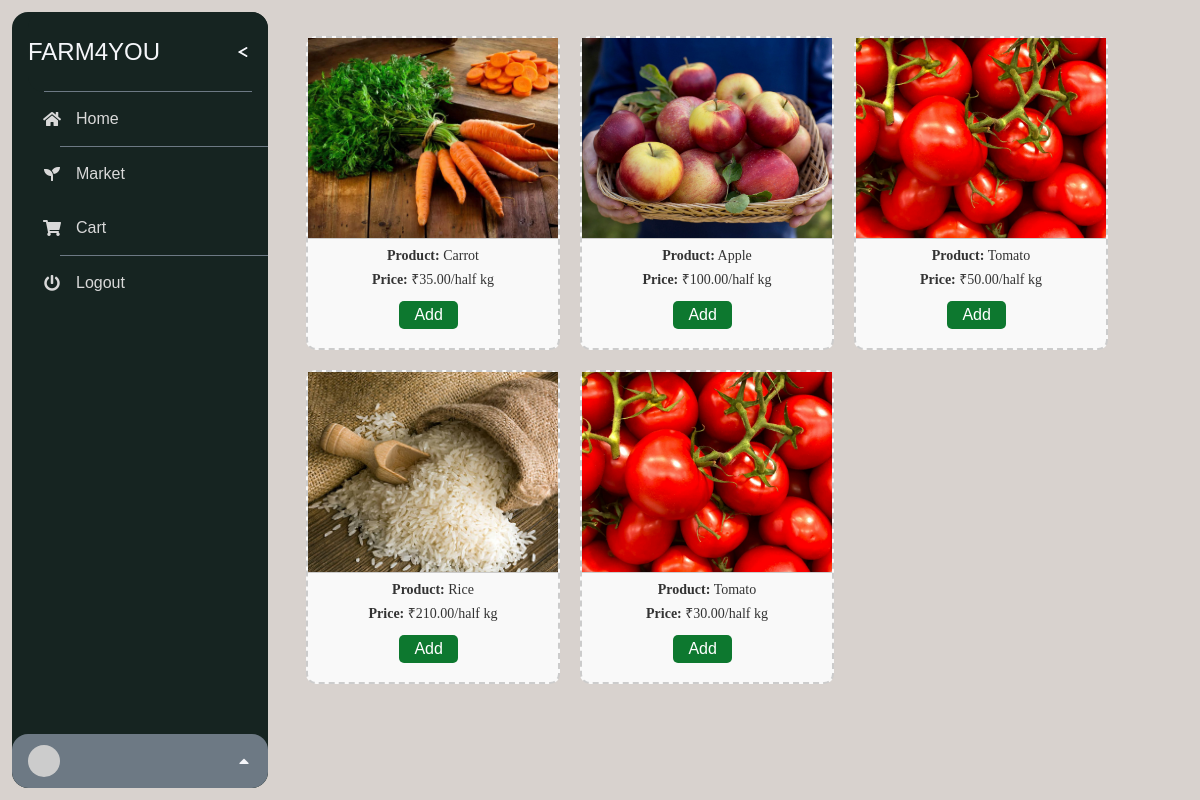
The page /Customer/customer_market/ on the database its author committed.
### Farmer/models.py (models this page shows, shortened)
class Product(models.Model):
    user = models.ForeignKey(User, on_delete=models.CASCADE)
    name = models.CharField(max_length=255)
    quantity = models.FloatField()
    price = models.DecimalField(max_digits=10, decimal_places=2)
    image = models.ImageField(upload_to='product_images/')

### Customer/views.py (the view)
# urls.py: path('customer_market/',customer_market,name='customer_market'),
def customer_market(request):
    products = Product.objects.all()  # Fetch all products
    return render(request, 'Customer/customer_market.html', {'products': products})

### Farmer/context_processors.py (called while the page is built)
def user_context(request):
    return {
        'logged_in_user': request.user if request.user.is_authenticated else None
    }

### templates/Customer/customer_market.html (shortened to what this page needs)
{% extends "Customer/cust_base.html" %}
{% load static %}
{% block content %}
<link rel="stylesheet" href="{% static 'css/Farmer/market.css' %}">
<div id="market-container">
    {% for product in products %}
    <div class="product-box">
        <div class="product-details">
            <img src="{{ product.image.url }}" alt="Product Image">
            <span><strong>Product:</strong> {{ product.name }}</span>
            <span><strong>Price:</strong> ₹{{ product.price }}/half kg</span>
            <button class="add-btn">Add</button>
        </div>
    </div>
    {% empty %}
    <p>No products available at the moment.</p>
    {% endfor %}
</div>
{% endblock %}

### templates/Customer/cust_base.html (shortened to what this page needs)
{% load static %}
<!DOCTYPE html>
<html lang="en">
<head>
    <link rel='stylesheet' href='https://cdnjs.cloudflare.com/ajax/libs/font-awesome/5.15.3/css/all.min.css'>
    <link rel="stylesheet" href="{% static 'css/Farmer/style.css' %}">
    <link rel="stylesheet" href="{% static 'css/Farmer/market.css' %}">
</head>
<body>
    <div id="nav-bar">
        <div id="nav-header"><a id="nav-title" target="_blank">FARM4YOU</a>
            <label for="nav-toggle"><span id="nav-toggle-burger"></span></label>
            <hr/>
        </div>
        <div id="nav-content">
            <div class="nav-button "><i class="fas fa-home"></i><span><a href="{% url 'others-profile' %}" class="nav-link">Home</a></span></div>
            <hr/>
            <div class="nav-button">
                <i class="fas fa-solid fa-seedling"></i>
                <span><a href="{% url 'customer_market' %}" class="nav-link">Market</a></span>
            </div>
            <div class="nav-button">
                <i class="fas fa-shopping-cart"></i>
                <span><a href="{% url 'cart' %}" class="nav-link">Cart</a></span>
            </div>
            <hr/>
            <div class="nav-button">
                <i class="fas fa-power-off"></i>
                <span id="logout-button">Logout</span>
            </div>
        </div>
        <div id="nav-footer">
            <div id="nav-footer-heading">
                <div id="nav-footer-avatar">
                    <img src="https://gravatar.com/avatar/4474ca42d303761c2901fa819c4f2547" alt="User Avatar"/>
                </div>
                <label for="nav-footer-toggle"><i class="fas fa-caret-up"></i></label>
            </div>
        </div>
    </div>
    <div id="content">
        {% block content %}{% endblock %}
    </div>
</body>
</html>

### static/css/Farmer/style.css (style rules this page uses)
:root { --background: rgb(216, 210, 206); --navbar-width: 256px; --navbar-width-min: 80px; --navbar-dark-primary: #162421; --navbar-dark-secondary: #6d7984; --navbar-light-primary: #f5f6fa; --navbar-light-secondary: #d9d9d9; }
html, body { margin: 0; background: var(--background); }
#content { margin-left: calc(var(--navbar-width) + 2vw); padding: 1rem; }
#nav-bar { position: fixed; left: 1vw; top: 1vw; height: calc(100% - 2vw); background: var(--navbar-dark-primary); border-radius: 16px; display: flex; flex-direction: column; color: var(--navbar-light-primary); font-family: Verdana, Geneva, Tahoma, sans-serif; overflow: hidden; user-select: none; z-index: 1000; }
#nav-bar hr { margin: 0; position: relative; left: 16px; width: calc(100% - 32px); border: none; border-top: solid 1px var(--navbar-dark-secondary); }
#nav-bar a { color: inherit; text-decoration: inherit; }
#nav-header { position: relative; width: var(--navbar-width); left: 16px; width: calc(var(--navbar-width) - 16px); min-height: 80px; background: var(--navbar-dark-primary); border-radius: 16px; z-index: 2; display: flex; align-items: center; transition: width 0.2s; }
#nav-header hr { position: absolute; bottom: 0; }
#nav-title { font-size: 1.5rem; transition: opacity 1s; }
label[for=nav-toggle] { position: absolute; right: 0; width: 3rem; height: 100%; display: flex; align-items: center; justify-content: center; cursor: pointer; }
#nav-toggle-burger { position: relative; width: 16px; height: 2px; background: var(--navbar-dark-primary); border-radius: 99px; transition: background 0.2s; }
#nav-toggle-burger:before, #nav-toggle-burger:after { content: ""; position: absolute; top: -6px; width: 10px; height: 2px; background: var(--navbar-light-primary); border-radius: 99px; transform: translate(2px, 8px) rotate(30deg); transition: 0.2s; }
#nav-toggle-burger:after { top: 6px; transform: translate(2px, -8px) rotate(-30deg); }
#nav-content { margin: -16px 0; padding: 16px 0; position: relative; flex: 1; width: var(--navbar-width); background: var(--navbar-dark-primary); box-shadow: 0 0 0 16px var(--navbar-dark-primary); direction: rtl; overflow-x: hidden; transition: width 0.2s; }
.nav-button { position: relative; margin-left: 16px; height: 54px; display: flex; align-items: center; color: var(--navbar-light-secondary); direction: ltr; cursor: pointer; z-index: 1; transition: color 0.2s; }
.nav-button span { transition: opacity 1s; }
.nav-button .fas { transition: min-width 0.2s; }
#nav-bar .fas { min-width: 3rem; text-align: center; }
#nav-footer { position: relative; width: var(--navbar-width); height: 54px; background: var(--navbar-dark-secondary); border-radius: 16px; display: flex; flex-direction: column; z-index: 2; transition: width 0.2s, height 0.2s; }
#nav-footer-heading { position: relative; width: 100%; height: 54px; display: flex; align-items: center; }
#nav-footer-avatar { position: relative; margin: 11px 0 11px 16px; left: 0; width: 32px; height: 32px; border-radius: 50%; overflow: hidden; transform: translate(0); transition: 0.2s; }
#nav-footer-avatar img { height: 100%; }
label[for=nav-footer-toggle] { position: absolute; right: 0; width: 3rem; height: 100%; display: flex; align-items: center; cursor: pointer; transition: transform 0.2s, opacity 0.2s; }

### static/css/Farmer/market.css (style rules this page uses)
#market-container { display: flex; flex-wrap: wrap; gap: 20px; padding: 20px; margin-left: 0px; transition: margin-left 0.3s; box-sizing: border-box; }
.product-box { display: flex; flex-direction: column; align-items: center; justify-content: flex-start; width: 250px; height: 310px; border: 2px dashed #cccccc; border-radius: 10px; background-color: #f9f9f9; cursor: pointer; transition: background-color 0.3s ease; position: relative; text-align: center; }
.product-details img { width: 250px; height: 200px; object-fit: cover; border-bottom: 1px solid #ccc; }
.product-details span { display: block; margin-top: 5px; color: #333; font-size: 14px; }

### templates/Customer/customer_market.html (style rules this page uses)
#content { margin-left: 270px; transition: margin-left 0.3s ease; }
.add-btn { margin-right: -100px; background-color: #0d782f; color: white; border: none; padding: 5px 15px; font-size: 16px; cursor: pointer; border-radius: 5px; margin-top: 13px; position: relative; }

### rows shown on the page
Product: image (picture), name "Carrot", price "35.00"
Product: image (picture), name "Apple", price "100.00"
Product: image (picture), name "Tomato", price "50.00"
Product: image (picture), name "Rice", price "210.00"
Product: image (picture), name "Tomato", price "30.00"
